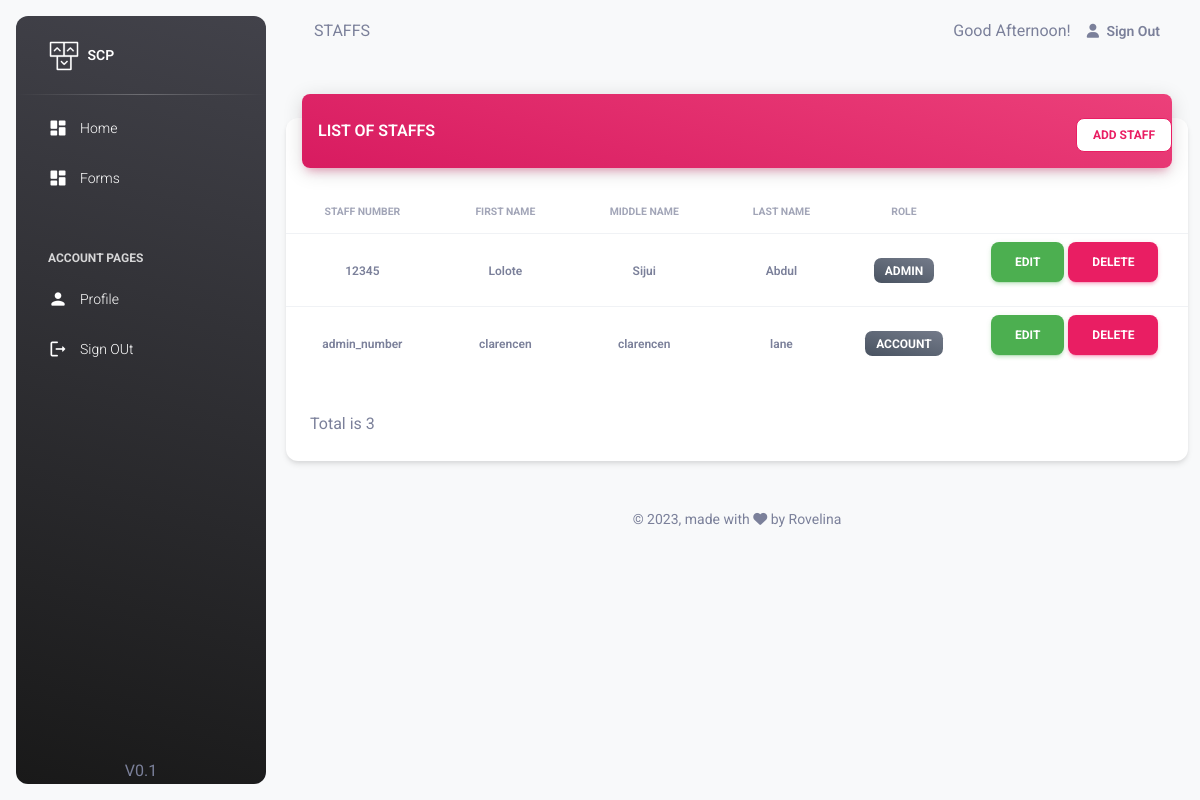
The app's page /pages/staff/staffs.php (signed in), older data.
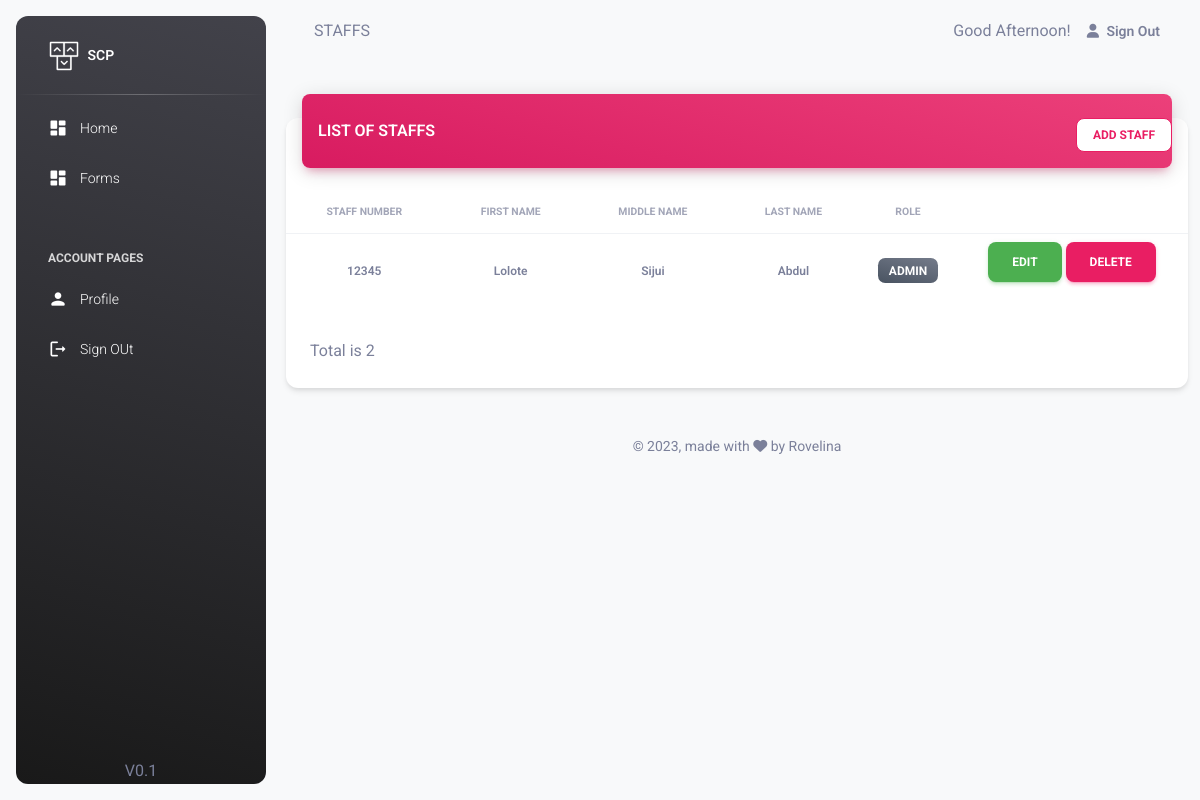
The same page, newer data.
### tables this page shows
CREATE TABLE `staff` (
  `staff_number` varchar(50) NOT NULL,
  `first_name` varchar(50) NOT NULL,
  `middle_name` varchar(50) NOT NULL,
  `staff_type` int(11) NOT NULL,
  `email` varchar(50) NOT NULL,
  `password` varchar(250) NOT NULL,
  `last_name` varchar(50) NOT NULL,
  `department` int(11) NOT NULL,
  `title` varchar(50) NOT NULL
);

CREATE TABLE `staff_type` (
  `type_id` int(11) NOT NULL,
  `type_name` varchar(50) NOT NULL
);

### classes/Account.php (called while the page is built, shortened)
<?php
 class Account {
    public function staff_session_detail($sessin_id)
    {
        try{
            $db = getDB();
            $stmt = $db->prepare("SELECT staff_type,first_name,middle_name,last_name,staff_type FROM staff WHERE staff_number=:staff_number");
            $stmt->bindParam("staff_number", $sessin_id,PDO::PARAM_STR);
            $stmt->execute();
            $data = $stmt->fetch(PDO::FETCH_OBJ);
            return $data;
        }
        catch(PDOException $e) {
            echo '{"error":{"text":'. $e->getMessage() .'}}';
        }
    }
 }
?>

### classes/Staff.php (called while the page is built, shortened)
<?php
 class Staff {
    public function get_all_staff($sessin_id)
    {
        try{
            $db = getDB();
            $stmt = $db->prepare("SELECT *  FROM staff stf
             inner join staff_type stp on stp.type_id = stf.staff_type
             WHERE staff_number != :staff_number ");
            $stmt->bindParam("staff_number", $sessin_id,PDO::PARAM_STR);
            $stmt->execute();
            $data = $stmt->fetchAll();
            return $data;
        }
        catch(PDOException $e) {
            echo '{"error":{"text":'. $e->getMessage() .'}}';
        }
    }
 }
?>

### pages/staff/staffs.php (the view, shortened to what this page needs)
<?php
    include('../session.php');
    $page_tittle = "STAFFS ";
    $SessinUser=$account_class->staff_session_detail($login_session_id);
    $staffs=$staff_class->get_all_staff($login_session_id);
?>
<!DOCTYPE html>
<html lang="en">
  <head>
    <?php include 'head.php';?>
  </head>
  <body class="g-sidenav-show  bg-gray-100">
    <?php include 'aside.php';?>
    <main class="main-content border-radius-lg ">
      <?php include 'navbar.php';?>
      <div class="container-fluid py-4">
        <div class="row">
          <div class="col-12">
            <div class="card my-4">
              <div class="card-header p-0 position-relative mt-n4 mx-3 z-index-2">
                <div class="bg-gradient-primary shadow-primary border-radius-lg pt-4 pb-3">
                  <div class="row">
                      <div class="col-6">
                        <h6 class="text-white  text-capitalize ps-3">LIST OF STAFFS </h6>
                      </div>
                      <div class="col-6 text-end ">
                          <a href="./add_staff.php" class="btn btn-outline-primary btn-sm mb-0 bg-white ">Add Staff</a>
                      </div>
                  </div>
                </div>
              </div>
              <div class="card-body px-0 pb-2">
                <div class="table-responsive p-0">
                <table class="table align-items-center mb-0">
                  <thead>
                    <tr>
                      <th class="text-center text-uppercase text-secondary text-xxs font-weight-bolder opacity-7">Staff Number</th>
                      <th class="text-center text-uppercase text-secondary text-xxs font-weight-bolder opacity-7">First Name</th>
                      <th class="text-center text-uppercase text-secondary text-xxs font-weight-bolder opacity-7">Middle Name</th>
                      <th class="text-center text-uppercase text-secondary text-xxs font-weight-bolder opacity-7">Last Name</th>
                      <th class="text-center text-uppercase text-secondary text-xxs font-weight-bolder opacity-7">Role</th>
                      <th class="text-center text-uppercase text-secondary text-xxs font-weight-bolder opacity-7"></th>
                    </tr>
                  </thead>
                  <tbody>
                      <?php
                        foreach ($staffs as $staff) {
                            echo "
                                <tr>
                                  <td class='align-middle text-center text-sm'>
                                  <span class='text-secondary text-xs font-weight-bold'>{$staff['staff_number']}</span>
                                  </td>
                                  <td class='align-middle text-center text-sm'>
                                    <span class='text-secondary text-xs font-weight-bold'>{$staff['first_name']}</span>
                                  </td>
                                  <td class='align-middle text-center text-sm'>
                                  <span class='text-secondary text-xs font-weight-bold'>{$staff['middle_name']}</span>
                                  </td>
                                  <td class='align-middle text-center'>
                                    <span class='text-secondary text-xs font-weight-bold'>{$staff['last_name']}</span>
                                  </td>
                                  <td class='align-middle text-center'>
                                      <span class='badge badge-sm bg-gradient-secondary'>{$staff['type_name']}</span>
                                  </td>
                                  <td class='align-middle text-center'>
                                      <a href='./edit_staff.php?id={$staff['staff_number']}' class='btn btn-success'>Edit</a>
                                      <button onclick='myFunction(\"{$staff['staff_number']}\")' class='btn btn-primary'>Delete</button>
                                  </td>
                              </tr>
                            ";
                        }
                      ?>
                  </tbody>
                </table>
                </div>
              </div>
              <div class="card-footer">
                Total is <?php  echo count($staffs) +1?>
              </div>
            </div>
          </div>
        </div>
        <?php include 'footer.php';?>
      </div>
    </main>
  </body>
</html>

### pages/staff/head.php (shortened to what this page needs)
<link href="../../assets/css/nucleo-icons.css" rel="stylesheet" />
<link href="../../assets/css/nucleo-svg.css" rel="stylesheet" />
<link id="pagestyle" href="../../assets/css/material-dashboard.css?v=3.0.4" rel="stylesheet" />

### pages/staff/aside.php (shortened to what this page needs)
<?php
    $role = $SessinUser->staff_type;
?>
<aside class="sidenav navbar navbar-vertical navbar-expand-xs border-0 border-radius-xl my-3 fixed-start ms-3   bg-gradient-dark" id="sidenav-main">
    <div class="sidenav-header">
        <a class="navbar-brand m-0" href="./staff_dashboard.php" >
            <img src="../../assets/img/logo-ct.png" class="navbar-brand-img h-100" alt="main_logo">
            <span class="ms-1 font-weight-bold text-white">SCP</span>
        </a>
    </div>
    <hr class="horizontal light mt-0 mb-2">
    <div class="collapse navbar-collapse  w-auto " id="sidenav-collapse-main">
    <ul class="navbar-nav">
        <li class="nav-item">
            <a class="nav-link text-white " href="./staff_dashboard.php">
                <div class="text-white text-center me-2 d-flex align-items-center justify-content-center">
                <i class="material-icons opacity-10">dashboard</i>
                </div>
            <span class="nav-link-text ms-1">Home</span>
            </a>
        </li>
         <?php
            if ($role != 100){
                echo "
                <li class='nav-item'>
                    <a class='nav-link text-white '' href='./forms.php'>
                        <div class='text-white text-center me-2 d-flex align-items-center justify-content-center'>
                        <i class='material-icons opacity-10'>dashboard</i>
                        </div>
                    <span class='nav-link-text ms-1'>Forms</span>
                    </a>
                </li>
                ";
            }
        ?>
        <li class="nav-item mt-5">
            <h6 class="ps-4 ms-2 text-uppercase text-xs text-white font-weight-bolder opacity-8">Account pages</h6>
        </li>
        <li class="nav-item">
            <a class="nav-link text-white " href="./staff_dashboard.php">
                <div class="text-white text-center me-2 d-flex align-items-center justify-content-center">
                <i class="material-icons opacity-10">person</i>
                </div>
            <span class="nav-link-text ms-1">Profile</span>
            </a>
        </li>
        <li class="nav-item">
            <a class="nav-link text-white " href="<?php echo BASE_URL; ?>pages/actions/action_sign_out.php">
                <div class="text-white text-center me-2 d-flex align-items-center justify-content-center">
                    <i class="material-icons opacity-10">logout</i>
                </div>
                <span class="nav-link-text ms-1">Sign OUt</span>
            </a>
        </li>
    </ul>
    </div>
    <div class="sidenav-footer position-absolute w-100 bottom-0 ">
    <div class="mx-3 text-center">
        V0.1
    </div>
    </div>
</aside>

### pages/staff/navbar.php
<nav class="navbar navbar-main navbar-expand-lg px-0 mx-4 shadow-none border-radius-xl" id="navbarBlur" data-scroll="true">
  <div class="container-fluid py-1 px-3">
    <nav aria-label="breadcrumb">
      <?php echo $page_tittle;?>
    </nav>
    <div class="collapse navbar-collapse mt-sm-0 mt-2 me-md-0 me-sm-4" id="navbar">
      <div class="ms-md-auto pe-md-3 d-flex align-items-center">
      <?php
        $current_hour = date('H');
        if ($current_hour >= 5 && $current_hour < 12) {
            echo "Good Morning! ". $SessinUser->first_name;
        } elseif ($current_hour >= 12 && $current_hour < 18) {
            echo "Good Afternoon! ". $SessinUser->first_name;
        } else {
            echo "Good Evening! ". $SessinUser->first_name;
        }
      ?>
      </div>
      <ul class="navbar-nav  justify-content-end">
        <li class="nav-item d-flex align-items-center">
           <?php include '../sign_out_link.php';?>
        </li>
      </ul>
    </div>
  </div>
</nav>

### pages/sign_out_link.php
<a href="<?php echo BASE_URL; ?>pages/actions/action_sign_out.php"  class="nav-link text-body font-weight-bold px-0">
     <i class="fa fa-user me-sm-1"></i>
    <span class="d-sm-inline d-none">Sign Out</span>
 </a>

### pages/staff/footer.php (shortened to what this page needs)
<footer class="footer py-4  ">
  <div class="container-fluid">
    <div class="row align-items-center justify-content-lg-between">
      <div class="col-12 text-center align-items-center">
        <div class="copyright text-center text-sm text-muted ">
          © ,
          made with <i class="fa fa-heart"></i> by
           Rovelina
        </div>
      </div>
    </div>
  </div>
</footer>

Row changes from the older to the newer data that the page shows:
no longer on this page (row edited): staff: staff_number "admin_number", first_name "clarencen", middle_name "clarencen", last_name "lane", staff_type.type_name "ACCOUNT"
Text that changed along with them:
count($staffs) +1: "3" → "2"
